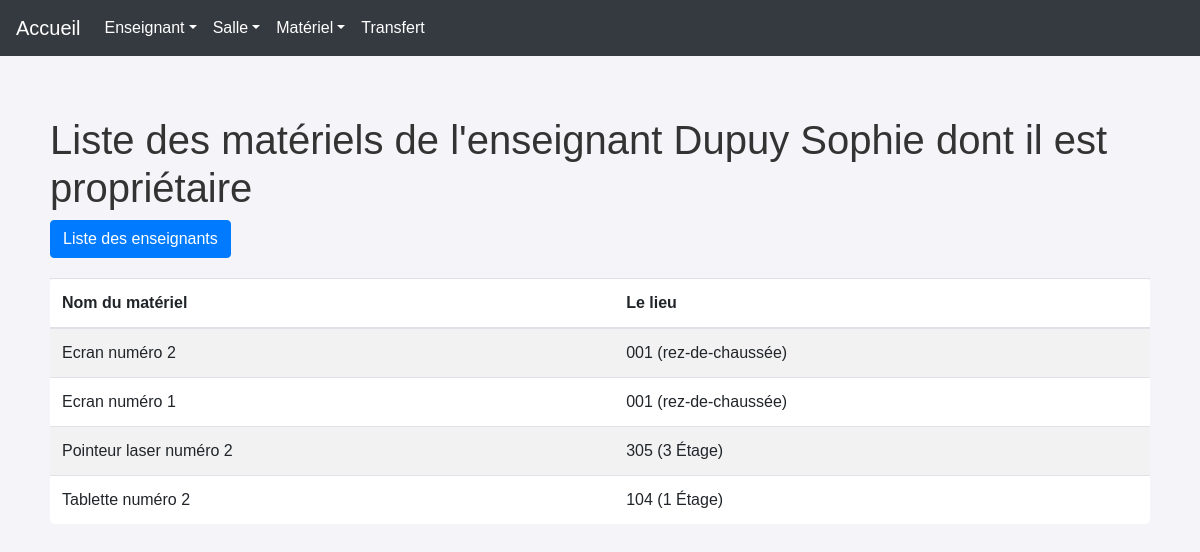
/gestion_de_materiel/enseignant/4/liste_materiels_proprietaire/, run on the app's committed database.
### gestion_de_materiel/models.py (models this page shows, shortened)
class Enseignant(models.Model):
    nom = models.CharField(
        max_length=50,
        blank=False,
        null=True,
        default='aucun'
    )
    prenom = models.CharField(
        max_length=50,
        blank=False,
        null=True,
        default='aucun'
    )

class Materiel(models.Model):
    nom = models.CharField(
        max_length=100,
        blank=False,
        null=True,
        default=''
    )
    budget = models.CharField(
        max_length=100,
        blank=False,
        null=True,
        default=''
    )
    proprietaire = models.ForeignKey(
        Enseignant,
        on_delete=models.CASCADE,
        null=True,
        related_name='materiels_possedes'
    )
    lieu = models.ForeignKey(
        Salle,
        on_delete=models.CASCADE,
        null=True
    )
    possesseur = models.ForeignKey(
        Enseignant,
        on_delete=models.CASCADE,
        null=True,
        blank=True,
        related_name='materiels_en_possession'
    )

class Salle(models.Model):
    nom = models.CharField(
        max_length=50,
        blank=False,
        null=True,
        default='aucun'
    )
    etage = models.CharField(
        max_length=50,
        blank=False,
        null=True,
        default='aucun'
    )
    def __str__(self):
        if self.etage.lower() == "rez-de-chaussée":
            return f"{self.nom} ({self.etage})"
        else:
            return f"{self.nom} ({self.etage} Étage)"

### gestion_de_materiel/views.py (the view)
# urls.py: path('gestion_de_materiel/enseignant/<int:enseignant_id>/liste_materiels_proprietaire/', views.liste_materiels_proprietaire, name='liste_materiels_proprietaire'),
def liste_materiels_proprietaire(request, enseignant_id):
    enseignant = Enseignant.objects.get(id=enseignant_id)
    materiels = Materiel.objects.filter(Q(proprietaire__nom__icontains=enseignant.nom) & Q(proprietaire__prenom__icontains=enseignant.prenom))
    context = {
        'enseignant': enseignant,
        'materiels': materiels,
    }
    return render(request, 'gestion_de_materiel/enseignant/liste_materiels_proprietaire.html', context)

### templates/gestion_de_materiel/enseignant/liste_materiels_proprietaire.html (shortened to what this page needs)
<!DOCTYPE html>
<html>
<head>
    <link rel="stylesheet" href="https://stackpath.bootstrapcdn.com/bootstrap/4.5.0/css/bootstrap.min.css">
</head>
<body>
    {% include 'gestion_de_materiel/includes/entete.html' %}
    <div class="container content">
        <h1>Liste des matériels de l'enseignant {{ enseignant.nom }} {{ enseignant.prenom }} dont il est propriétaire</h1>
        <a href="{% url 'liste_enseignants' %}" class="btn btn-primary">Liste des enseignants</a>
        <table class="table table-striped">
            <thead>
                <tr>
                    <th>Nom du matériel</th>
                    <th>Le lieu</th>
                </tr>
            </thead>
            <tbody>
                {% for materiel in materiels %}
                    <tr>
                        <td>{{ materiel.nom }}</td>
                        <td>{{ materiel.lieu }}</td>
                    </tr>
                {% empty %}
                    <tr>
                        <td colspan="2">Aucun matériel n'est trouvé.</td>
                    </tr>
                {% endfor %}
            </tbody>
        </table>
    </div>
</body>
</html>

### templates/gestion_de_materiel/enseignant/liste_materiels_proprietaire.html (style rules this page uses)
body { font-family: Arial, sans-serif; background-color: #f4f4f9; color: #333; }
.content { padding: 20px; }
.table { background-color: #fff; border-radius: 5px; margin-top: 20px; }
.btn-primary { background-color: #007bff; border: none; }

### templates/gestion_de_materiel/includes/entete.html (style rules this page uses)
body { font-family: Arial, sans-serif; background-color: #f4f4f9; color: #333; }
.content { padding: 20px; }

### data on the page
Enseignant: nom "Dupuy", prenom "Sophie"
Materiel: nom "Ecran numéro 2", lieu "001 (rez-de-chaussée)"
Materiel: nom "Ecran numéro 1", lieu "001 (rez-de-chaussée)"
Materiel: nom "Pointeur laser numéro 2", lieu "305 (3 Étage)"
Materiel: nom "Tablette numéro 2", lieu "104 (1 Étage)"
